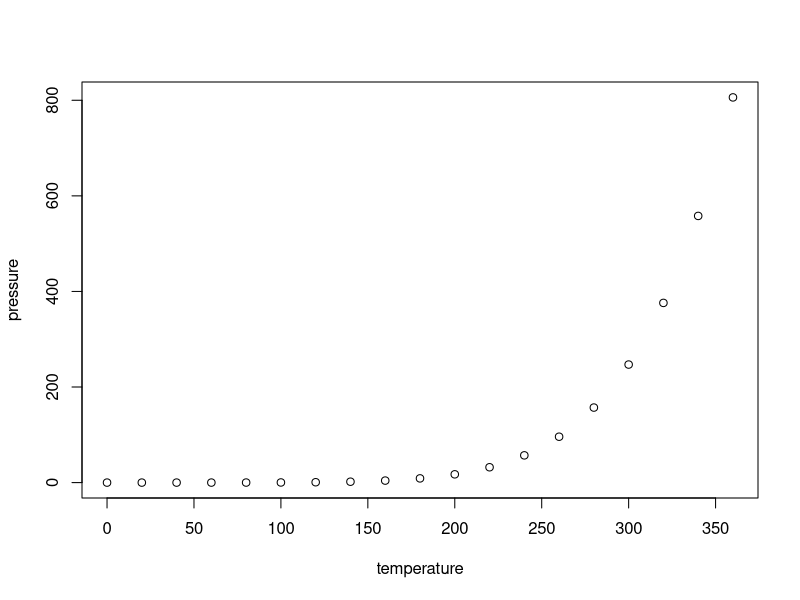
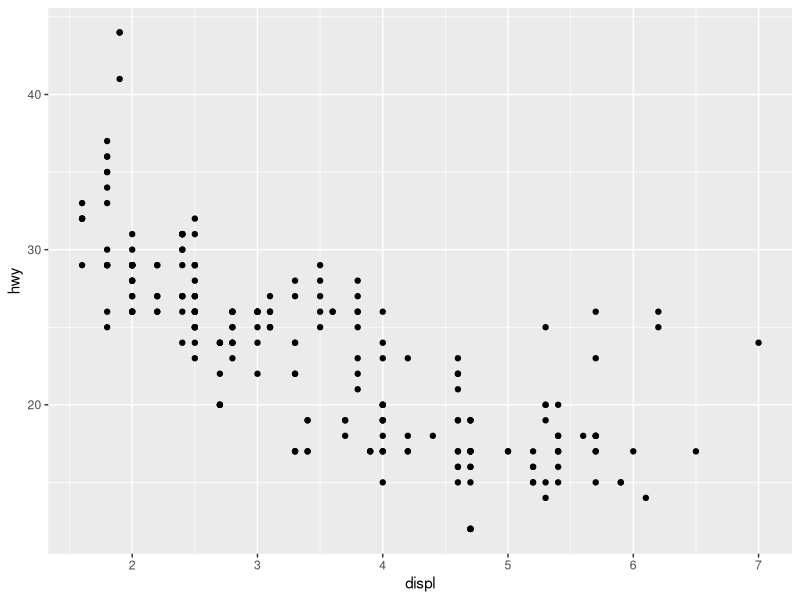

Recreate these plots in R, in order.
## ---- chunk 1
knitr::opts_chunk$set(echo = TRUE)
## ---- chunk 2
summary(cars)
## ---- chunk 3
plot(pressure)
## ---- chunk 4
library(tidyverse)
ggplot(data = mpg) +
geom_point(mapping = aes(x=displ, y=hwy))
